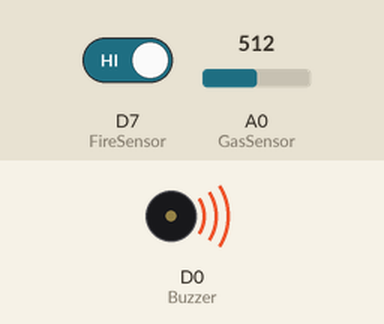
Simulated run of this sketch. Board: ESP8266 (NodeMCU). Shown: buzzer (waves = sounding, pin HIGH). The inputs (shaded band) are chosen by the test bench; at power-on: A0 (GasSensor) = 512, D7 (FireSensor) HIGH. The modem accepts every AT command (registered, SIM ready, sends succeed) and sends nothing else; what the sketch prints to the serial monitor is not drawn.

Above: at 5.9 s.
6.0 s: A0 (GasSensor) set to 122
At 8.0 s:
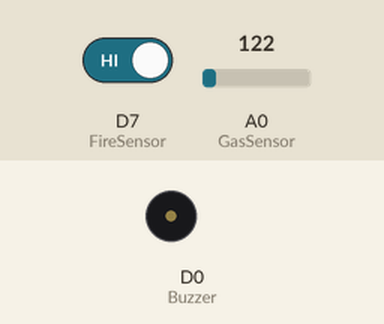
17.0 s: D7 (FireSensor) driven LOW
At 22.6 s:
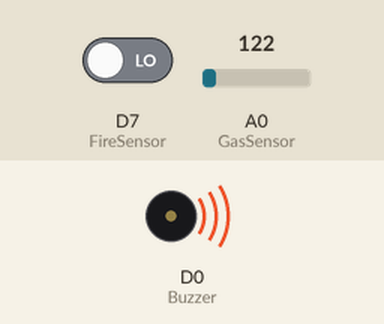
23.1 s: D7 (FireSensor) driven HIGH
At 24.9 s:
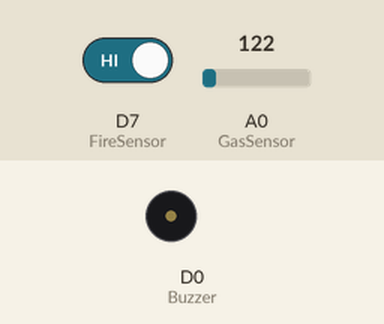
34.1 s: A0 (GasSensor) set to 200
45.1 s: A0 (GasSensor) set to 225
At 45.9 s:
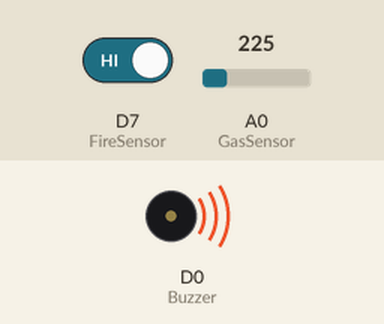
56.1 s: A0 (GasSensor) set to 0
At 58.7 s:
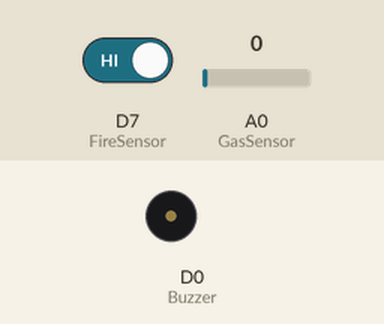
Timing chart, 0 to 60.2 s (numbered marks = the images above; inputs shaded):
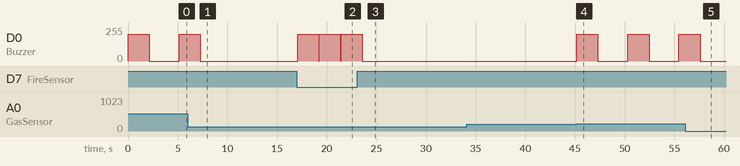

Measured:
- the behaviour switches between 209 and 210 on A0 (GasSensor) (found by bisection; images 3 and 4)
- after the input at 6.0 s, D0 (Buzzer): goes on until 7.3 s, then stays 0/255
- after the input at 17.0 s, D0 (Buzzer): 0/255 → 200/255 after 0.07 s
- after the input at 23.1 s, D0 (Buzzer): goes on until 23.6 s, then stays 0/255
- after the input at 34.1 s, every drawn part: stays the same
- after the input at 45.1 s, D0 (Buzzer): alternates 200/255 for 2.1 s and 0/255 for 3.0 s, starting after 0.06 s
- after the input at 56.1 s, D0 (Buzzer): goes on until 57.6 s, then stays 0/255

The sketch:

jdjd.ino
```cpp
#include <SoftwareSerial.h>

SoftwareSerial SIM900A(D5, D6); // gsm module connected here

#define FireSensor D7
#define GasSensor A0
#define Buzzer D0

int FireDetection = LOW;
int GasDetection = 0;
int gas_detected_value = 20;
String fireMassage = "Fire detected. Please take steps.";
String gasMassage = "Gas detected. Please take steps.";

void setup() {
  Serial.begin(9600);
  SIM900A.begin(9600);

  pinMode(FireSensor, INPUT);
  pinMode(GasSensor,INPUT);
  pinMode(Buzzer, OUTPUT);

}

void clean_enviroment(){
  digitalWrite(Buzzer, LOW);
}

void sendSMS(String message){
  Serial.println ("Sending Message please wait….");
  SIM900A.println("AT+CMGF=1"); //Text Mode initialisation
  delay(1000);
  Serial.println ("Set SMS Number");
  SIM900A.println("AT+CMGS=\"+8801886772094\"\r"); // Receiver’s Mobile Number
  delay(1000);
  Serial.println ("Set SMS Content");
  SIM900A.println(message);// Messsage content
  delay(100);
  Serial.println ("Done");
  SIM900A.println((char)26);// delay(1000);
  Serial.println ("Message sent succesfully");
}

void send_alert(String detection){
  Serial.print("current detection is ---> ");
  Serial.println(detection);
  analogWrite(Buzzer, 200);

  if(detection == "fire"){
    Serial.println("Fire detected");
    sendSMS(fireMassage);
  }
  else if(detection == "gas"){
    Serial.println("Gas detected");
    sendSMS(gasMassage);
  }
  digitalWrite(Buzzer, LOW);
}

void loop() {
  FireDetection = digitalRead(FireSensor);
  GasDetection = map(analogRead(GasSensor), 0, 1024, 0, 100);
  Serial.print("gas sensor value: ");
  Serial.println(GasDetection);
  if (FireDetection == LOW) {
    send_alert("fire");
  }
  else if (GasDetection > gas_detected_value) {
    send_alert("gas");
    delay(3000);
  }
  else{
    clean_enviroment();
  }
}
```
